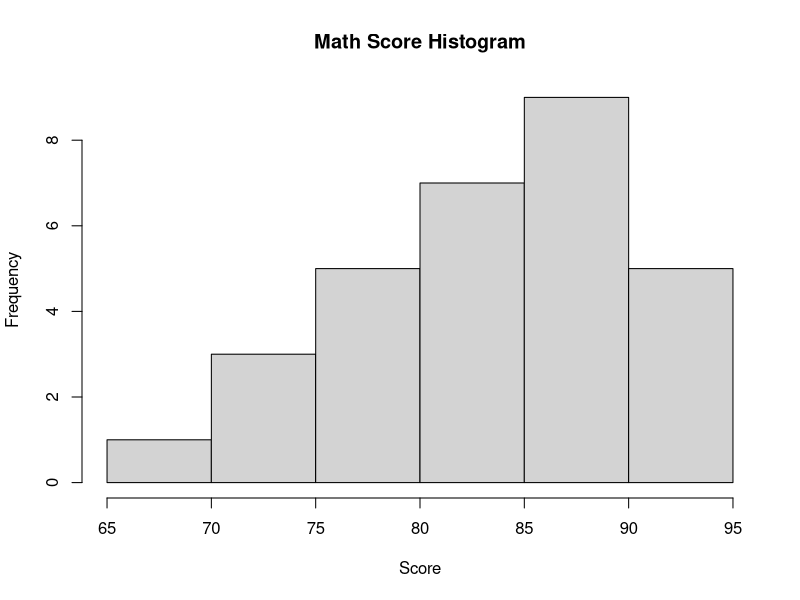
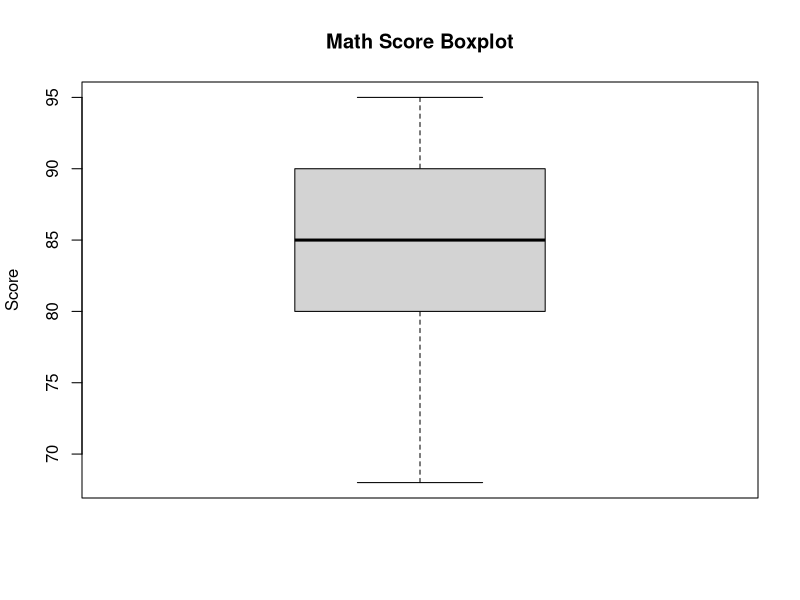
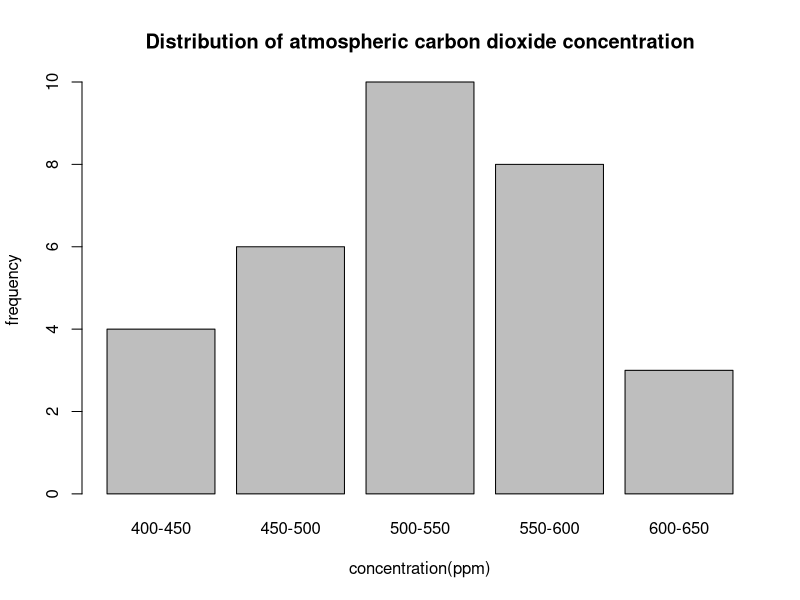

Write R code to recreate these figures, in order.
# Problem 1

math_scores <- c(85, 92, 78, 90, 68, 88, 95, 72, 80, 75, 88, 92, 85, 90, 83,
                 79, 82, 87, 90, 93, 72, 85, 88, 78, 85, 90, 92, 80, 88, 85)  

summary(math_scores)

hist(math_scores, main="Math Score Histogram", xlab='Score')
boxplot(math_scores, main='Math Score Boxplot', ylab='Score')

# Problem 2

co2 <- c(450, 520, 480, 550, 510, 610, 470, 530, 570, 500, 
         580, 610, 490, 550, 420, 580, 440, 520, 600, 560,
         410, 540, 590, 530, 490, 570, 610, 470, 540, 590, 510)

freq_table <- table(cut(co2, breaks=seq(400, 650, by=50)))
print(freq_table)

barplot(freq_table, main='Distribution of atmospheric carbon dioxide concentration', 
        xlab='concentration(ppm)', ylab="frequency", 
        names.arg = c("400-450", "450-500", "500-550", "550-600", "600-650"))

# Problem 3 (P(X >= 550))

1 - pnorm(550, mean = 500, sd = 30)

# Problem 4

set.seed(2024)

p <- 0.7 # Population Ratio

sample_sizes <- c(10,20,50,75,100,200)
n_reps <- 1000

for (n in sample_sizes) {
  sample_props <- numeric(n_reps)
  for (i in  1:n_reps) {
    sample_data <- sample(c(1,0), size = n, replace = T, prob = c(p, 1-p))
    sample_props[i] <- mean(sample_data)
  }
  cat("Sample Size:", n, "\n")
  cat("Sample Ratio Mean", mean(sample_props), "\n")
  cat("Sample Ratio Standard Deviation", sd(sample_props), "\n\n")
}